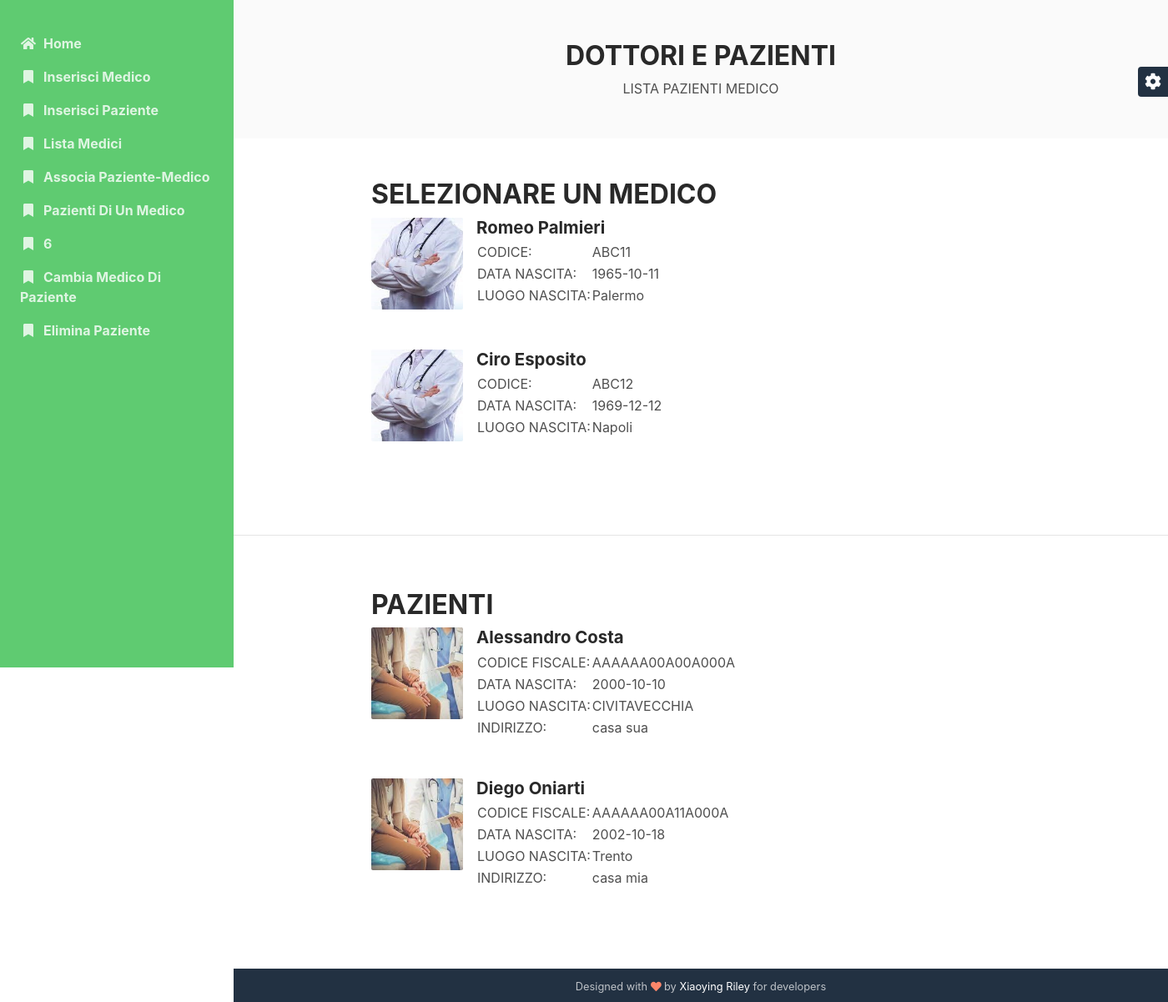
Screenshot of /sito/listaPazienti.php?medico=ABC12 with the database file from the repository.
### tables this page shows
CREATE TABLE `medico` (
  `codice` varchar(16) NOT NULL,
  `cognome` varchar(30) NOT NULL,
  `nome` varchar(30) NOT NULL,
  `dataNascita` date NOT NULL,
  `luogoNascita` varchar(50) NOT NULL
);

CREATE TABLE `associazione` (
  `data` date NOT NULL DEFAULT current_timestamp(),
  `fkMedico` varchar(16) NOT NULL,
  `fkPaziente` varchar(16) NOT NULL
);

CREATE TABLE `paziente` (
  `CF` varchar(16) NOT NULL,
  `cognome` varchar(30) NOT NULL,
  `nome` varchar(30) NOT NULL,
  `dataNascita` date NOT NULL,
  `luogoNascita` varchar(50) NOT NULL,
  `indirizzo` varchar(50) NOT NULL
);

### sito/listaPazienti.php (the view, shortened to what this page needs)
<!DOCTYPE html>
<html lang="en">
<head>
    <link id="theme-style" rel="stylesheet" href="assets/css/theme-1.css">
</head>
<body>
    <?php
    include('./SCRIPT/connetti.php');
    ?>
    <div class="main-wrapper">
        <section class="cta-section theme-bg-light py-5">
		    <div class="container text-center">
			    <h2 class="heading">DOTTORI E PAZIENTI</h2>
			    <div class="intro">LISTA PAZIENTI MEDICO</div>
		    </div>
	    </section>
	    <section class="blog-list px-3 py-5 p-md-5">
		    <div class="container">
                <h2>SELEZIONARE UN MEDICO</h2>
			    <?php
                $medici_sql = mysqli_query($connessione, "SELECT * FROM `medico`");
                while ($medico = mysqli_fetch_assoc($medici_sql)){
                    $codice = $medico['codice'];
                    $cognome = $medico['cognome'];
                    $nome = $medico['nome'];
                    $data = $medico['dataNascita'];
                    $luogoNascita = $medico['luogoNascita'];
                    echo("
                    <div class='item mb-5'>
                        <div class='media'>
                            <img class='mr-3 img-fluid post-thumb d-none d-md-flex' src='./IMMAGINI/medico.jfif' alt='image'>
                            <div class='media-body'>
                                <h3 class='title mb-1'><a href='./listaPazienti.php?medico=$codice'>$nome $cognome</a></h3>
                                <table>
                                    <tr>
                                        <td>CODICE: </td>
                                        <td>$codice</td>
                                    </tr>
                                    <tr>
                                        <td>DATA NASCITA: </td>
                                        <td>$data</td>
                                    </tr>
                                    <tr>
                                        <td>LUOGO NASCITA: </td>
                                        <td>$luogoNascita</td>
                                    </tr>
                                </table>
                            </div>
                        </div>
			        </div>
                    ");
                }
                ?>
            </div>
	    </section>
        <?php
        if (isset($_GET['medico'])){
            $medico = $_GET['medico'];
            echo('<hr><section class="blog-list px-3 py-5 p-md-5">');
            echo("
            <div class='container'>
                <h2>PAZIENTI</h2>");
            $pazienti_sql = mysqli_query($connessione, "SELECT * FROM paziente JOIN associazione ON (fkPaziente=CF) WHERE fkMedico='$medico'");
            while ($paziente = mysqli_fetch_assoc($pazienti_sql)){
                $codice = $paziente['CF'];
                $cognome = $paziente['cognome'];
                $nome = $paziente['nome'];
                $data = $paziente['dataNascita'];
                $luogo = $paziente['luogoNascita'];
                $indirizzo = $paziente['indirizzo'];
                echo("
                <div class='item mb-5'>
                    <div class='media'>
                        <img class='mr-3 img-fluid post-thumb d-none d-md-flex' src='./IMMAGINI/paziente.jfif' alt='image'>
                        <div class='media-body'>
                            <h3 class='title mb-1'>$nome $cognome</h3>
                            <table>
                                <tr>
                                    <td>CODICE FISCALE: </td>
                                    <td>$codice</td>
                                </tr>
                                <tr>
                                    <td>DATA NASCITA: </td>
                                    <td>$data</td>
                                </tr>
                                <tr>
                                    <td>LUOGO NASCITA: </td>
                                    <td>$luogo</td>
                                </tr>
                                <tr>
                                    <td>INDIRIZZO: </td>
                                    <td>$indirizzo</td>
                                </tr>
                            </table>
                        </div>
                    </div>
                </div>
                ");
            }
            echo("
            </div>
            </section>");
        }
        ?>
	    <footer class="footer text-center py-2 theme-bg-dark">
                <small class="copyright">Designed with <i class="fas fa-heart" style="color: #fb866a;"></i> by <a href="http://themes.3rdwavemedia.com" target="_blank">Xiaoying Riley</a> for developers</small>
	    </footer>
    </div>
	<div id="config-panel" class="config-panel d-none d-lg-block">
        <div class="panel-inner">
            <a id="config-trigger" class="config-trigger config-panel-hide text-center" href="#"><i class="fas fa-cog fa-spin mx-auto" data-fa-transform="down-6" ></i></a>
        </div>
    </div>
</body>
</html>

### rows the page displays
medico: nome "Romeo", cognome "Palmieri", codice "ABC11", dataNascita "1965-10-11", luogoNascita "Palermo"
medico: nome "Ciro", cognome "Esposito", codice "ABC12", dataNascita "1969-12-12", luogoNascita "Napoli"
associazione: fkPaziente.nome "Alessandro", fkPaziente.cognome "Costa", fkPaziente.CF "AAAAAA00A00A000A", fkPaziente.dataNascita "2000-10-10", fkPaziente.luogoNascita "CIVITAVECCHIA", fkPaziente.indirizzo "casa sua"
associazione: fkPaziente.nome "Diego", fkPaziente.cognome "Oniarti", fkPaziente.CF "AAAAAA00A11A000A", fkPaziente.dataNascita "2002-10-18", fkPaziente.luogoNascita "Trento", fkPaziente.indirizzo "casa mia"
